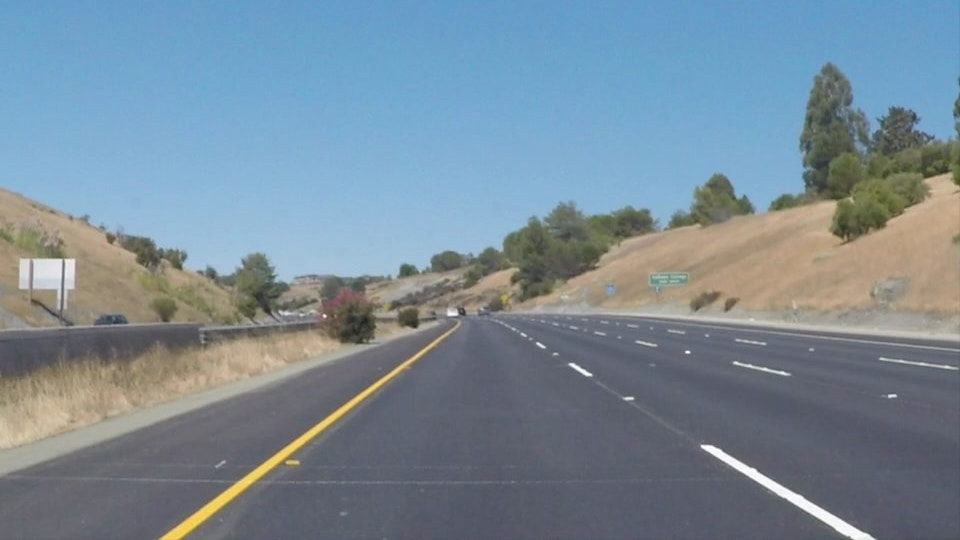
#> input picture test images/solidYellowCurve2.jpg, 960 x 540 px, found by its file name
$ jupyter execute --allow-errors P1.ipynb   (shell and % lines are left out)
#> lines starting #> are read from the running program, lines starting #| are printed output that depends on the picture; after the words box and inside, x2 and y2 are one past the last pixel; in counts of white or black regions, pixels touching at a corner belong together
# Self-Driving Car Engineer Nanodegree

## Project: **Finding Lane Lines on the Road**
***
In this project, you will use the tools you learned about in the lesson to identify lane lines on the road.  You can develop your pipeline on a series of individual images, and later apply the result to a video stream (really just a series of images). Check out the video clip "raw-lines-example.mp4" (also contained in this repository) to see what the output should look like after using the helper functions below.

Once you have a result that looks roughly like "raw-lines-example.mp4", you'll need to get creative and try to average and/or extrapolate the line segments you've detected to map out the full extent of the lane lines.  You can see an example of the result you're going for in the video "P1_example.mp4".  Ultimately, you would like to draw just one line for the left side of the lane, and one for the right.

In addition to implementing code, there is a brief writeup to complete. The writeup should be completed in a separate file, which can be either a markdown file or a pdf document. There is a [write up template](https://github.com/udacity/CarND-LaneLines-P1/blob/master/writeup_template.md) that can be used to guide the writing process. Completing both the code in the Ipython notebook and the writeup template will cover all of the [rubric points](https://review.udacity.com/#!/rubrics/322/view) for this project.

---
Let's have a look at our first image called 'test_images/solidWhiteRight.jpg'.  Run the 2 cells below (hit Shift-Enter or the "play" button above) to display the image.

**Note: If, at any point, you encounter frozen display windows or other confounding issues, you can always start again with a clean slate by going to the "Kernel" menu above and selecting "Restart & Clear Output".**

---

**The tools you have are color selection, region of interest selection, grayscaling, Gaussian smoothing, Canny Edge Detection and Hough Tranform line detection.  You  are also free to explore and try other techniques that were not presented in the lesson.  Your goal is piece together a pipeline to detect the line segments in the image, then average/extrapolate them and draw them onto the image for display (as below).  Once you have a working pipeline, try it out on the video stream below.**

---

<figure>

 <figcaption>
 <p></p>
 <p style="text-align: center;"> Your output should look something like this (above) after detecting line segments using the helper functions below </p>
 </figcaption>
</figure>
 <p></p>
<figure>

 <figcaption>
 <p></p>
 <p style="text-align: center;"> Your goal is to connect/average/extrapolate line segments to get output like this</p>
 </figcaption>
</figure>

**Run the cell below to import some packages.  If you get an `import error` for a package you've already installed, try changing your kernel (select the Kernel menu above --> Change Kernel).  Still have problems?  Try relaunching Jupyter Notebook from the terminal prompt.  Also, consult the forums for more troubleshooting tips.**

## Import Packages

[cell 1]
#importing some useful packages
import matplotlib.pyplot as plt
import matplotlib.image as mpimg
import numpy as np
import cv2
#magic function

## Read in an Image

[cell 2]
#reading in an image
image = mpimg.imread('test_images/solidYellowCurve2.jpg')
#> image is the input picture: shape (540, 960, 3); mean R, G, B 120.7, 138.6, 151.5
gray=cv2.cvtColor(image,cv2.COLOR_RGB2GRAY)
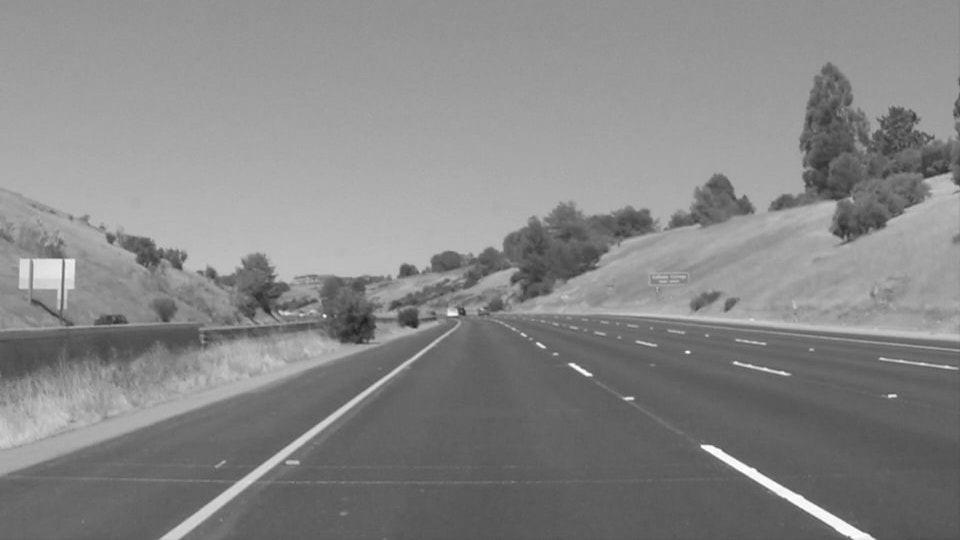
#> gray: shape (540, 960); min 32, max 255, mean 134.7
filted_gray=cv2.GaussianBlur(gray,(3,3),0)
edge=cv2.Canny(filted_gray,50,150)
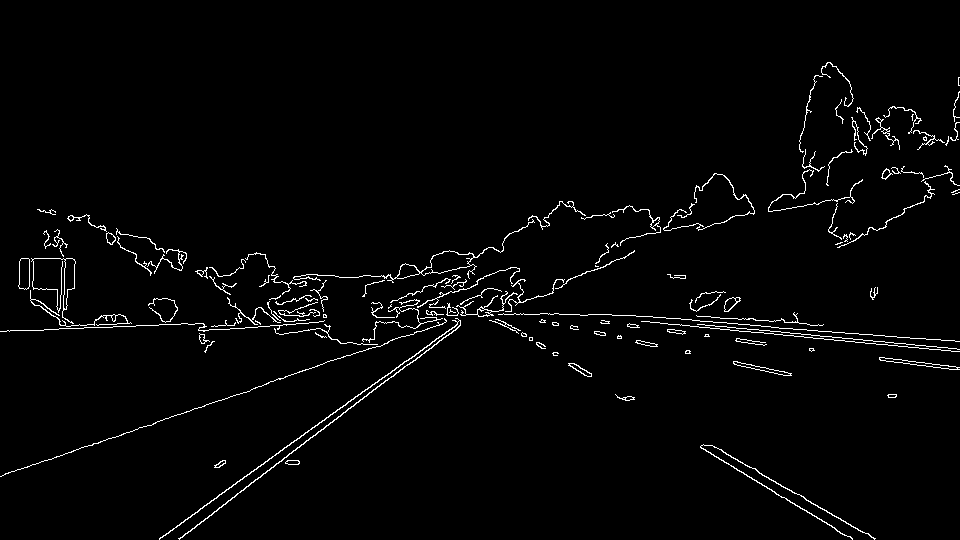
#> edge: shape (540, 960); 2.2% white in thin lines or dots, all inside (x1, y1, x2, y2) = (0, 62, 960, 540)
color_edges=np.dstack((edge,edge,edge))

#printing out some stats and plotting
print('This image is:', type(color_edges), 'with dimensions:', color_edges.shape)
#| This image is: <class 'numpy.ndarray'> with dimensions: (540, 960, 3)
plt.imshow(color_edges)  # if you wanted to show a single color channel image called 'gray', for example, call as plt.imshow(gray, cmap='gray')

$ run again, with test images/solidWhiteCurve.jpg copied over test images/solidYellowCurve2.jpg
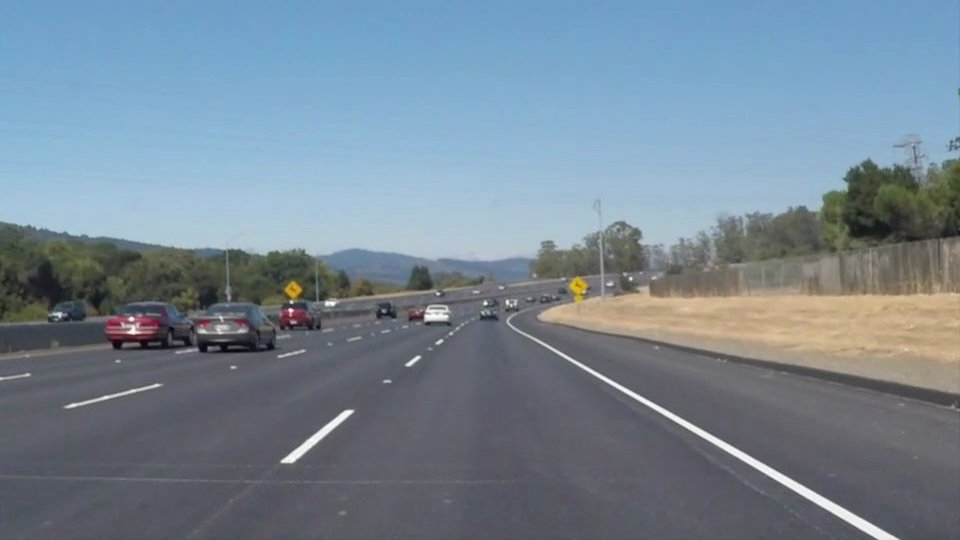
#> input picture test images/solidWhiteCurve.jpg, 960 x 540 px, found by its file name
#> image is the input picture: shape (540, 960, 3); mean R, G, B 118.5, 134.5, 148.1
#> `gray=cv2.cvtColor(image,cv2.COLOR_RGB2GRAY)`:
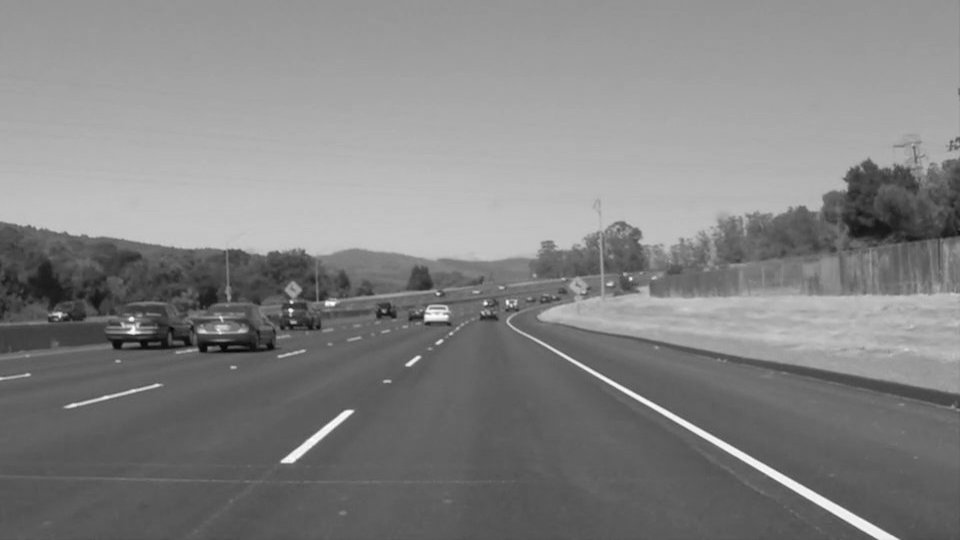
#> gray: shape (540, 960); min 5, max 255, mean 131.2
#> `edge=cv2.Canny(filted_gray,50,150)`:
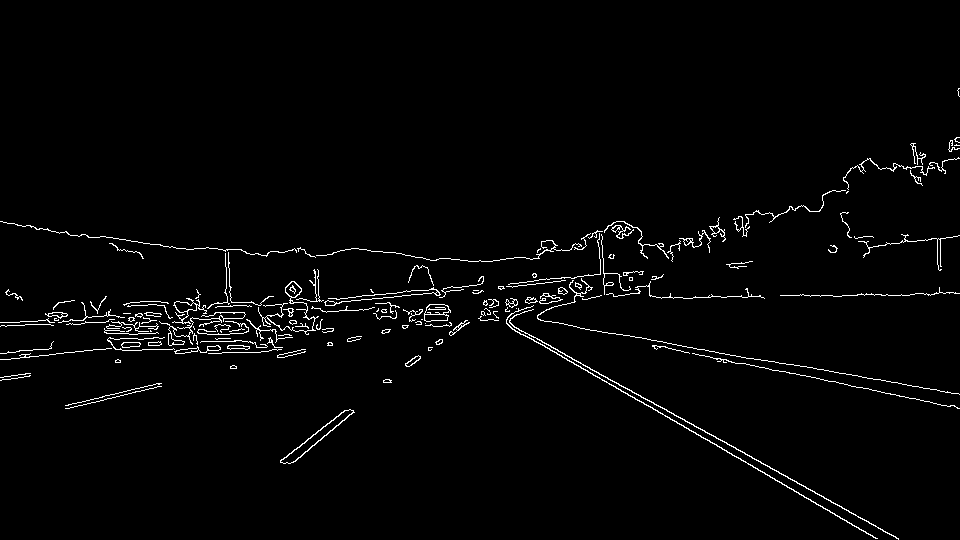
#> edge: shape (540, 960); 2.1% white in thin lines or dots, all inside (x1, y1, x2, y2) = (0, 88, 960, 540)
#| This image is: <class 'numpy.ndarray'> with dimensions: (540, 960, 3)

$ run again, with test images/solidWhiteRight.jpg copied over test images/solidYellowCurve2.jpg
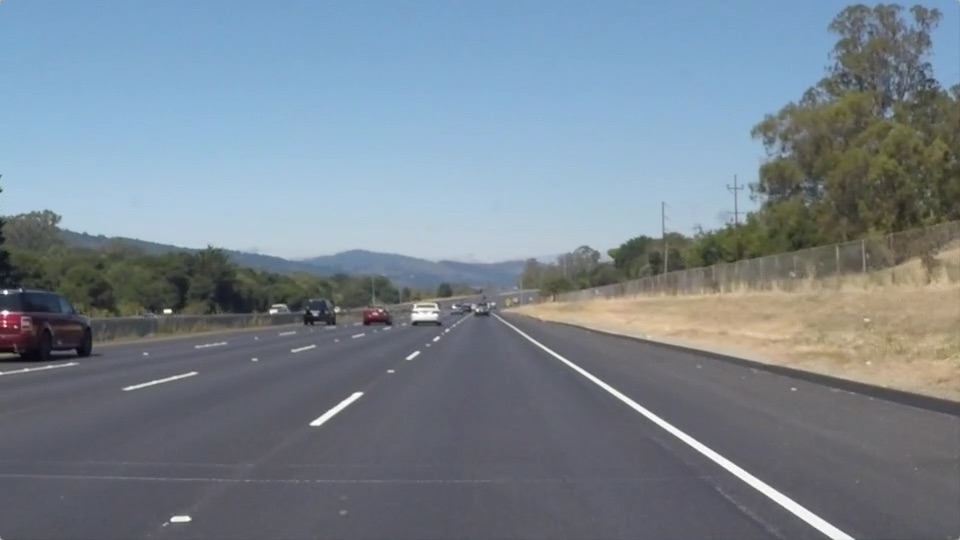
#> input picture test images/solidWhiteRight.jpg, 960 x 540 px, found by its file name
#> image is the input picture: shape (540, 960, 3); mean R, G, B 120.3, 132.6, 143.7
#> `gray=cv2.cvtColor(image,cv2.COLOR_RGB2GRAY)`:
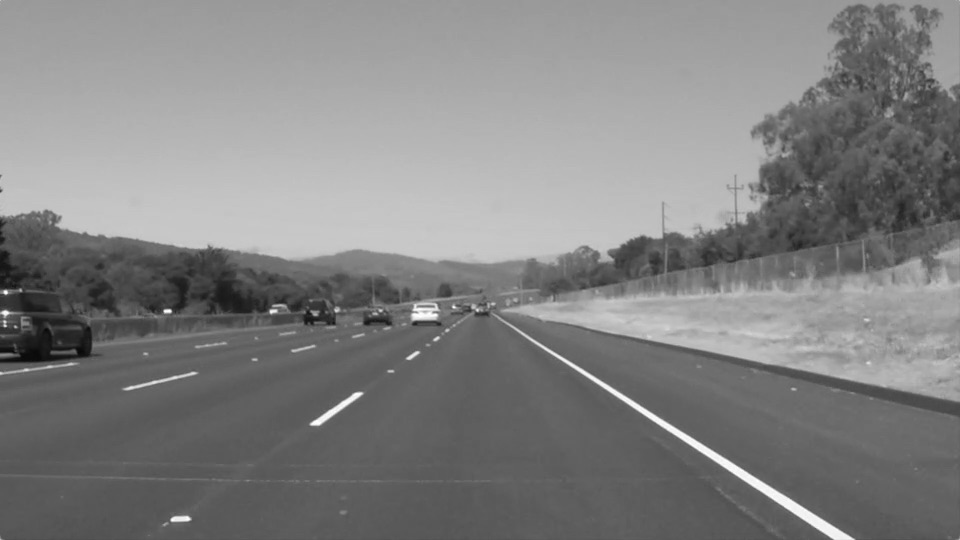
#> gray: shape (540, 960); min 8, max 255, mean 130.1
#> `edge=cv2.Canny(filted_gray,50,150)`:
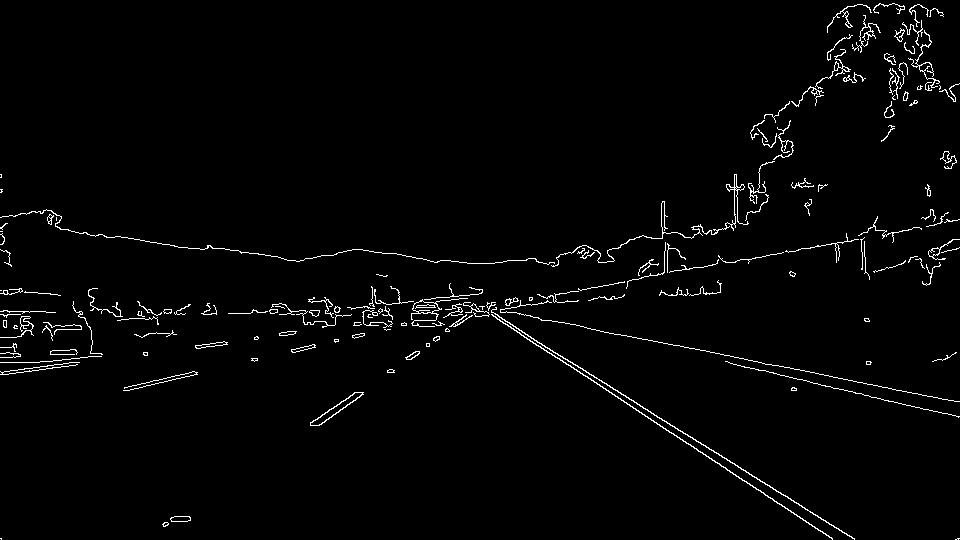
#> edge: shape (540, 960); 2% white in thin lines or dots
#> color_edges: shape (540, 960, 3); 2% white in thin lines or dots
#| This image is: <class 'numpy.ndarray'> with dimensions: (540, 960, 3)

$ run again, with test images/solidYellowCurve.jpg copied over test images/solidYellowCurve2.jpg
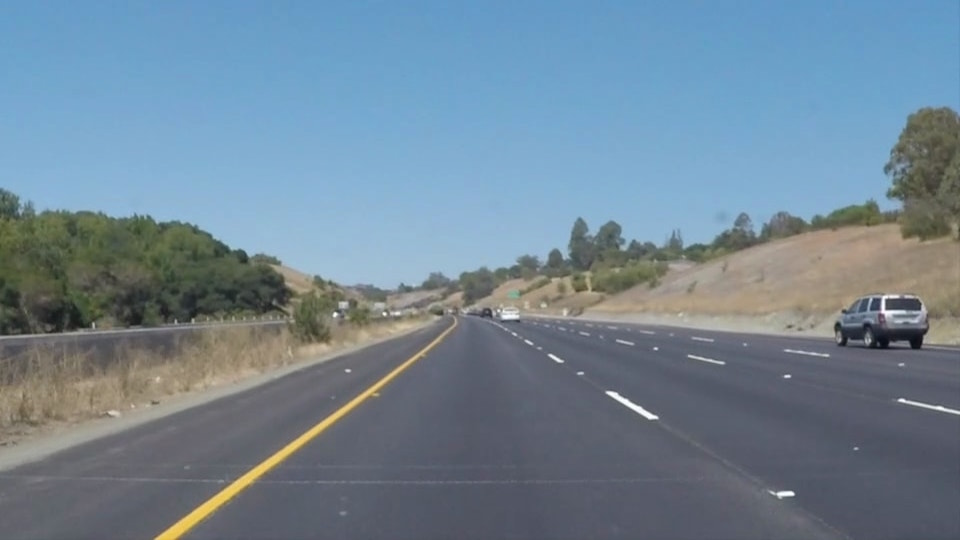
#> input picture test images/solidYellowCurve.jpg, 960 x 540 px, found by its file name
#> image is the input picture: shape (540, 960, 3); mean R, G, B 113, 133.4, 149
#> `gray=cv2.cvtColor(image,cv2.COLOR_RGB2GRAY)`:
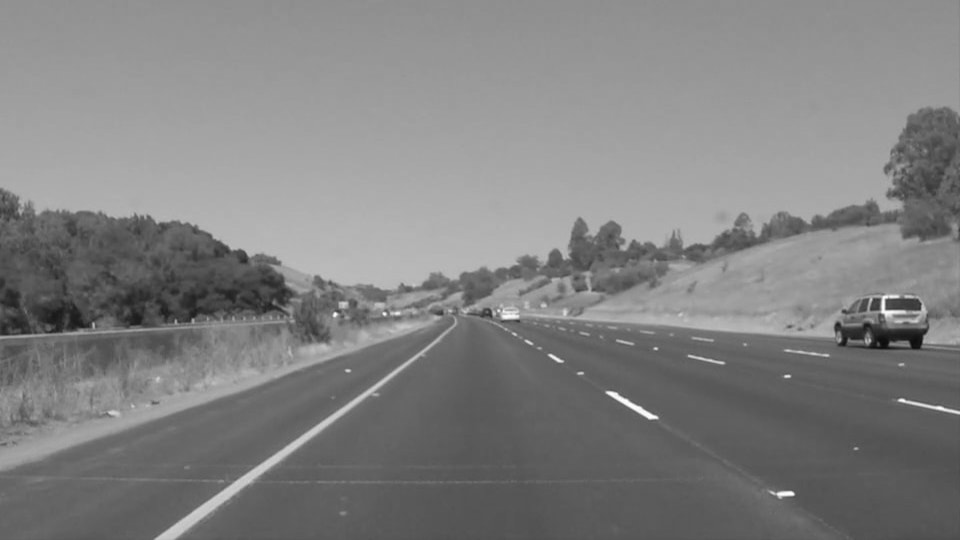
#> gray: shape (540, 960); min 11, max 254, mean 129.1
#> `edge=cv2.Canny(filted_gray,50,150)`:
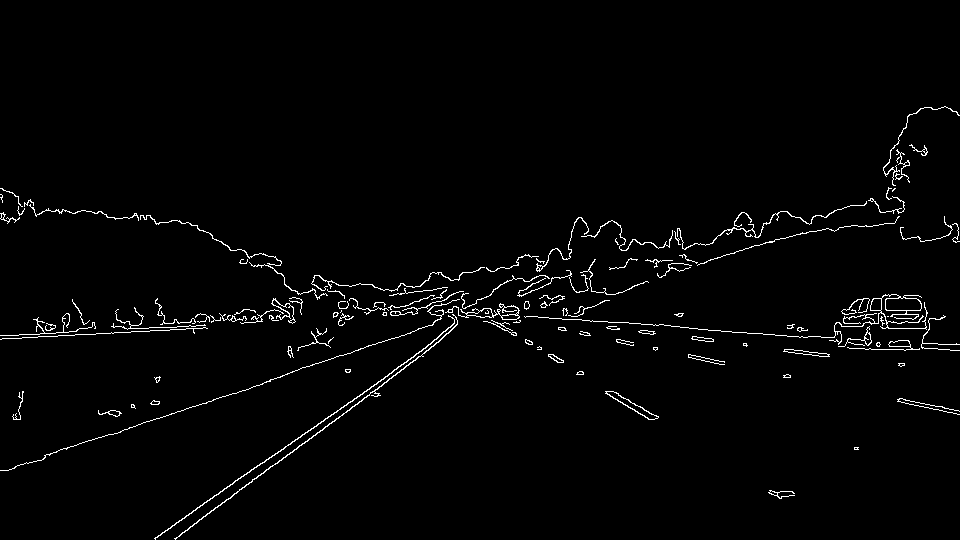
#> edge: shape (540, 960); 1.9% white in thin lines or dots, all inside (x1, y1, x2, y2) = (0, 106, 960, 540)
#| This image is: <class 'numpy.ndarray'> with dimensions: (540, 960, 3)
